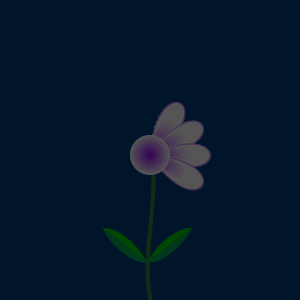
Frame 1 (no input)
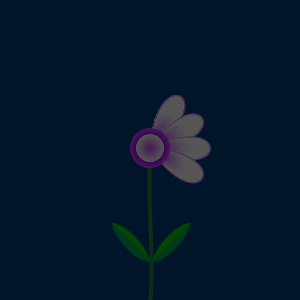
Frame 60 (the mouse pressed at the canvas centre just before this capture)
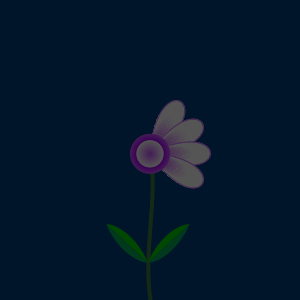
Frame 120 (the mouse held since frame 60 and released just before this capture)

The Processing sketch that drew these frames (run headless with seeded random() and noise(); from frame 60 on, the mouse is pressed at the canvas centre):

// Processing sketch: processing_112067
// ── processing_112067.pde

int prevHour;
int prevMinute;
int prevSecond;
int lastRolloverTime;

int sunriseHr = 7;
int sunsetHr = 19;

float bulbR = 40;
float petalL = 80;
float stemDisplacement = 10;
float sunTravelR;

Leaf leaf1 = new Leaf();
Leaf leaf2 = new Leaf();
Petal[] allPetals = new Petal[12];
Circle[] allCircles = new Circle[60];
Bulb bulb= new Bulb();
Sun sun = new Sun();
int nRays = 9;
Ray[] allRays = new Ray[nRays];

float currColor;

void setup() {
  colorMode(HSB, 60);
  size(300, 300);
  background(33, 20, 60);
  lastRolloverTime = 0;

  prevMinute = (minute()+59)%60;
  prevSecond = (second()+59)%60;

  //Initialize sun rays
  for (int k=0; k<nRays; k++) {
    Ray r = new Ray(map(k, 0, nRays, 0, TWO_PI));
    allRays[k] = r;
  }

  //Initialize petal objects
  for (int i=0; i<12; i++) {
    Petal p = new Petal();
    allPetals[i] = p;
  }

  //Initialize circle objects for bulb
  float prevX = prevMinute;
  for (int j=0; j<60; j++) {
    Circle c = new Circle(prevX, j, (40-(float(j)/60)*bulbR), j);
    allCircles[j] = c;
  }
  currColor = prevX;

  sunTravelR = 3*width/4; //sqrt(2*pow(0.25*height,2));
}


void draw() {
  //Draw background over previous image
  background(0, 60, 60);
  //Load current time variables
  int h = hour();
  int m = minute();
  int s = second();
  int ms = millis();

  //Estimate milliseconds
  if (s!=prevSecond) {
    lastRolloverTime = ms;
  }
  int mils = ms-lastRolloverTime;

  //Draw sun in background during daylight hours
  if (h>=sunriseHr && h<sunsetHr) {
    noStroke();
    fill(33, 20, 60);
    rect(0, 0, width, height);
    pushMatrix();
    translate(width/2, 2*height/3);
    float currTotMin = h*60+m;
    float sunriseMin = sunriseHr*60;
    float sunsetMin = sunsetHr*60;
    float r = map(sunsetMin-currTotMin, 0, sunsetMin-sunriseMin, 0, PI);
    rotate(r);   

    //Draw sun and its rays
    for (int j=0; j<nRays; j++) {
      float rotPlus = map((ms/1000.0), 0, 59, 0, TWO_PI);
      Ray ray = allRays[j];
      if (h==sunriseHr && m<30) {
        //during first half hr, gradually bring the sun in
        float colorChange = map(m, 0, 29, -5, 0);
        float alphaChange = map(m, 0, 29, -40, 0);
        ray.update(rotPlus, colorChange, alphaChange);
      }
      else if (h==sunsetHr-1 && m>=30) {
        //during last half hr, gradually take the sun out
        float colorChange = map(m, 30, 59, 0, -5);
        float alphaChange = map(m, 30, 59, 0, -40);
        ray.update(rotPlus, colorChange, alphaChange);
      }
      else {
        //draw sun rays normally
        ray.update(rotPlus);
      }
      ray.drawRay();
    }
    sun.drawSun();
    popMatrix();
  }
  else {
    noStroke();
    fill(35, 60, 30);  
    rect(0, 0, width, height);
  }

  //Draw stem
  float x = map(mils, 0, 1000, -stemDisplacement, stemDisplacement);
  if (s%2==0) x = -x;
  float stemSY = height/2;
  noFill();
  stroke(20, 30, 30);
  strokeWeight(4);
  bezier(width/2, stemSY, width/2+x, (height/6)+stemSY, width/2-x, (height/3)+stemSY, width/2, height);

  //Draw 2 leaves
  float leafX = bezierPoint(width/2, width/2+x, width/2-x, width/2, 3.0/4);
  float leafY = bezierPoint(stemSY, (height/6)+stemSY, (height/3)+stemSY, height, 3.0/4);
  leaf1.drawLeaf(mils, leafX, leafY, 1);
  leaf2.drawLeaf(mils, leafX, leafY, -1);

  //Draw flower petals
  fill(255);
  stroke(0, 0, 60);
  strokeWeight(1);
  translate(0, x/2);
  for (int i=1; i<=12; i++) {
    pushMatrix();
    translate(width/2, height/2);
    rotate(float(i)/12*TWO_PI);

    if ((h>12 && h%12>=i) || (h<=12 && i>h)) {
    }
    else {
      allPetals[i%12].drawPetal();
    }
    popMatrix();
  }

  //Draw bulb
  bulb.drawBulb(s, m);

  translate(0, -x/2);

  //Draw night cover during nighttime
  if (h>=sunriseHr && h<sunsetHr-1) {
  }
  else {
    float alpha;
    if (h==sunsetHr-1 && m>=30) {
      //last half hr before sunset, bring in night cover
      alpha = map(m, 30, 59, 0, 40);
    }
    else if (h==sunriseHr && m<10) {
      //first 10 minutes of sunrise, take out night cover
      alpha = map(m, 0, 9, 40, 0);
    }
    else {
      //regular night cover
      alpha = 40;
    }
    noStroke();
    fill(35, 60, 0, alpha);  
    rect(0, 0, width, height);
  }

  //Update prev vars
  prevSecond = s;
  prevMinute = m;
  prevHour = h;
}


//-------------------------------------------------------------------
//        Objects classes
//-------------------------------------------------------------------

class Sun {
  float r1 = 2*bulbR;
  float r2 = r1-10;

  void drawSun () {
    noStroke();
    fill(5, 40, 60);
    ellipse(-sunTravelR, 0, r1, r1);
    fill(10, 60, 60);
    ellipse(-sunTravelR, 0, r2, r2);
  }
}


class Ray {
  float maxLength = width+height;
  float w = width/4; //random(width/4,3*width/4);
  float rotation0 = 0;
  float rotation = 0;
  float color0 = 10;
  float currColor = color0;
  float alpha0 = 40;
  float currAlpha = alpha0;

  Ray (float r) {
    rotation0 = r;
  }

  void update(float r) {
    rotation = rotation0+r;
    if (rotation>TWO_PI) rotation-=TWO_PI;
    currColor = color0;
  }

  //Override above update, when color needs to be changed
  void update(float r, float c, float a) {
    rotation = rotation0+r;
    if (rotation>TWO_PI) rotation-=TWO_PI;
    currColor = color0+c;
    currAlpha = alpha0+a;
  }

  void drawRay() {
    pushMatrix();
    translate(-sunTravelR, 0);
    rotate(rotation);
    noStroke();
    fill(currColor, 60, 60, currAlpha);
    beginShape();
    vertex(0, 0);
    vertex(maxLength, -w);
    vertex(maxLength, w);
    endShape(CLOSE);
    popMatrix();
  }
}


class Petal {
  int nVeins = 30;
  void drawPetal() {
    float colorX = prevMinute;
    fill(0, 0, 60);
    stroke(colorX, 30, 60);
    bezier(0, 0, -bulbR, -petalL, bulbR, -petalL, 0, 0);

    for (int i=1; i<nVeins; i++) {
      for (int k=0; k<int(petalL); k++) {
        float x = map(k, 0, petalL, 0, bezierPoint(0, -bulbR, bulbR, 0, float(i)/nVeins));
        float y = map(k, 0, petalL, 0, bezierPoint(0, -petalL, -petalL, 0, float(i)/nVeins));
        //Alter the last parameter of colorY to change how much white is on the petal
        float colorY = map(k, 0, petalL, 60, -25);
        stroke(colorX, colorY, 60);
        point(x, y);
      }
    }

    noFill();
    stroke(colorX, 30, 60);
    bezier(0, 0, -bulbR, -petalL, bulbR, -petalL, 0, 0);
  }
}


class Leaf {
  float maxRot = (1.0/24)*TWO_PI;
  float maxLength = petalL/2.0;

  void drawLeaf (int mils, float x, float y, int flip) {
    float rotPercent = sin(float(mils)/1000.0*TWO_PI);
    float currRot = map(rotPercent, -1, 1, 0, maxRot);
    pushMatrix();
    translate(x, y);
    rotate(currRot*flip);
    scale(flip, 1);
    noStroke();
    fill(20, 60, 50);
    bezier(0, 0, 1*maxLength/4, -2*maxLength/3, 3*maxLength/4, -3*maxLength/3, maxLength, -maxLength);
    fill(25, 60, 40);
    bezier(0, 0, 1*maxLength/4, -0*maxLength/3, 3*maxLength/4, -1*maxLength/3, maxLength, -maxLength);
    popMatrix();
  }
}


class Bulb {
  void drawBulb (int s, int m) {
    noStroke();
    for (int i=0; i<60; i++) {
      allCircles[i].drawCircle(s, m);
    }
  }
}


class Circle {
  int index;
  float colorX;
  float colorY;
  float radius;

  Circle(float x, float y, float r, int i) {
    colorX = x;
    colorY = y;
    radius = r;
    index = i;
  }

  void drawCircle(int s, int m) {
    fill(colorX, colorY, 60);

    ellipse(width/2, height/2, radius, radius);

    if (prevSecond!=s) {
      colorY = (index+60-s)%60;
    }
    if (prevMinute!=m && s!=index) {
      colorX = m;
    }
  }
}
